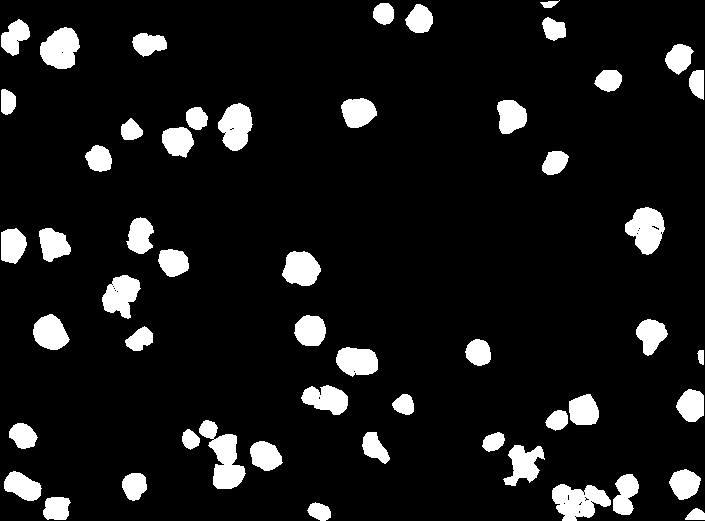
#> input picture test_aug/mask/A172_Phase_A7_1_00d00h00m_1.png, 705 x 521 px, found by its file name
$ jupyter execute --allow-errors test.ipynb   (shell and % lines are left out)
#> lines starting #> are read from the running program, lines starting #| are printed output that depends on the picture; after the words box and inside, x2 and y2 are one past the last pixel; in counts of white or black regions, pixels touching at a corner belong together
[cell 1]
# Import stuff
import numpy as np
import pandas as pd
import cv2
from scipy.ndimage.interpolation import map_coordinates
from scipy.ndimage.filters import gaussian_filter
import matplotlib.pyplot as plt
from PIL import Image

[cell 2]
# Define function to draw a grid
def draw_grid(im, grid_size):
    # Draw grid lines
    for i in range(0, im.shape[1], grid_size):
        cv2.line(im, (i, 0), (i, im.shape[0]), color=(255,))
    for j in range(0, im.shape[0], grid_size):
        cv2.line(im, (0, j), (im.shape[1], j), color=(255,))

# Load images
im = cv2.imread("/Users/menelaos/Desktop/U-Nets/dataset/val_images/A172_Phase_A7_1_00d00h00m_1.png", -1)
#> im: shape (521, 705); 9.5% white; 53 white regions, largest, box (x1, y1, x2, y2) and area: (199, 420, 246, 489) 1572, (552, 484, 611, 521) 1415, (625, 207, 665, 255) 1267
img_mask = cv2.imread("/Users/menelaos/Desktop/U-Nets/dataset/val_masks/A172_Phase_A7_1_00d00h00m_1.png", -1)

# Draw grid lines
draw_grid(im, 50)
#> after the loop in draw_grid, `for i in range(0, im.shape[1], grid_size):`:
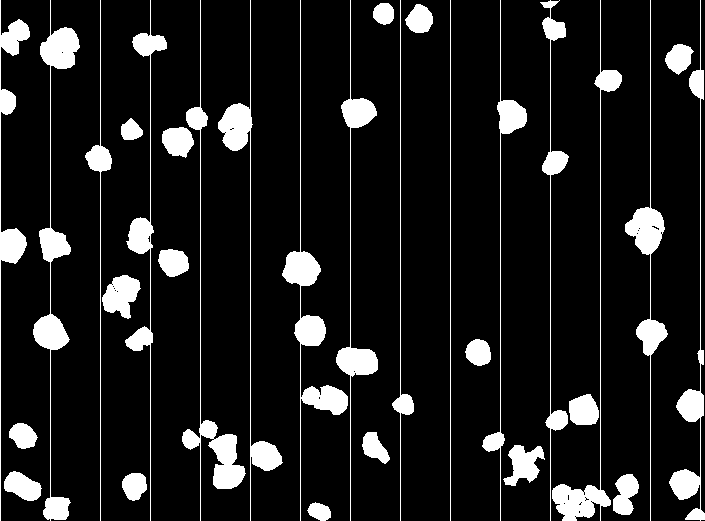
#> im: shape (521, 705); 11.4% white; 31 white regions, largest, box (x1, y1, x2, y2) and area: (33, 0, 80, 521) 3834, (282, 0, 348, 521) 3218, (182, 0, 246, 521) 2712
#> after the loop in draw_grid, `for j in range(0, im.shape[0], grid_size):`:
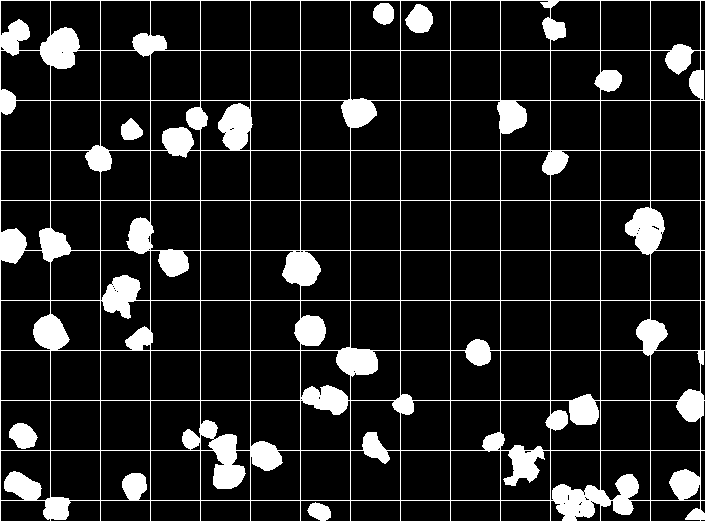
#> im: shape (521, 705); 13.3% white; 6 white regions, box (x1, y1, x2, y2) and area: (0, 0, 705, 521) 46577, (405, 4, 433, 33) 582, (9, 423, 38, 449) 530, (373, 3, 394, 25) 370, (121, 118, 143, 140) 342, (307, 502, 331, 521) 318
draw_grid(img_mask, 50)

img_mask = np.delete(img_mask, 0, 0)
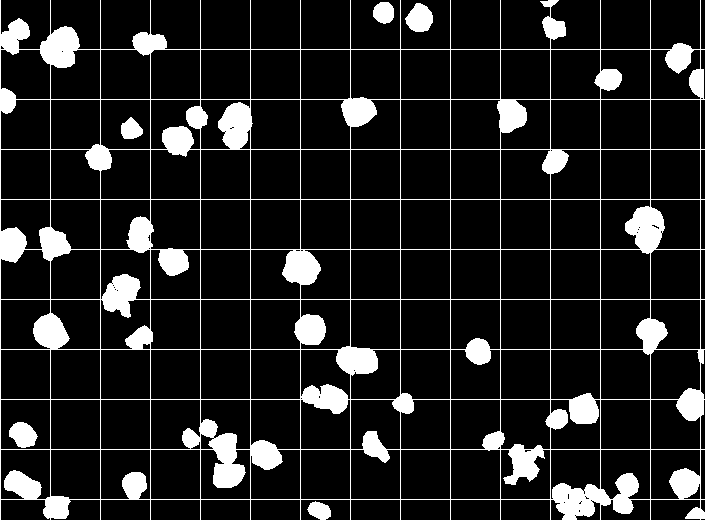
#> img_mask: shape (520, 705); 13.1% white; 6 white regions, box (x1, y1, x2, y2) and area: (0, 0, 705, 520) 45872, (405, 3, 433, 32) 582, (9, 422, 38, 448) 530, (373, 2, 394, 24) 370, (121, 117, 143, 139) 342, (307, 501, 331, 520) 318
img_mask = np.delete(img_mask, 0, 1)
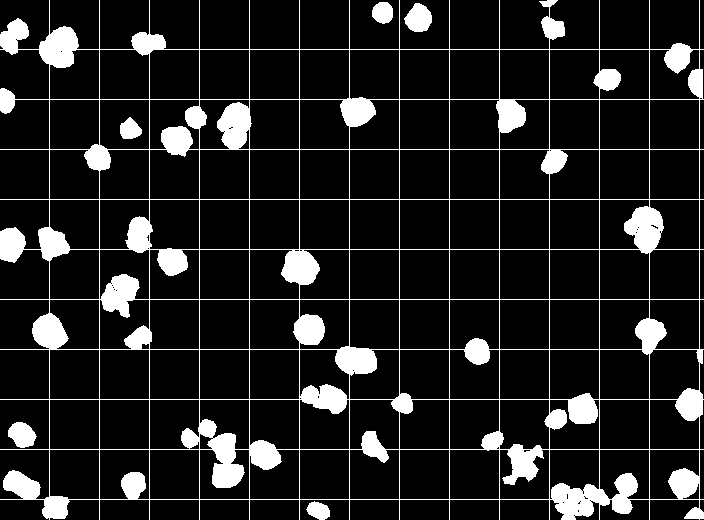
#> img_mask: shape (520, 704); 13% white; 6 white regions, box (x1, y1, x2, y2) and area: (0, 0, 704, 520) 45352, (404, 3, 432, 32) 582, (8, 422, 37, 448) 530, (372, 2, 393, 24) 370, (120, 117, 142, 139) 342, (306, 501, 330, 520) 318

# Merge images into separete channels (shape will be (cols, rols, 2))
#> (the rest of this cell did not finish here and is left out)
